Frame 1 (no input): blank canvas, image omitted
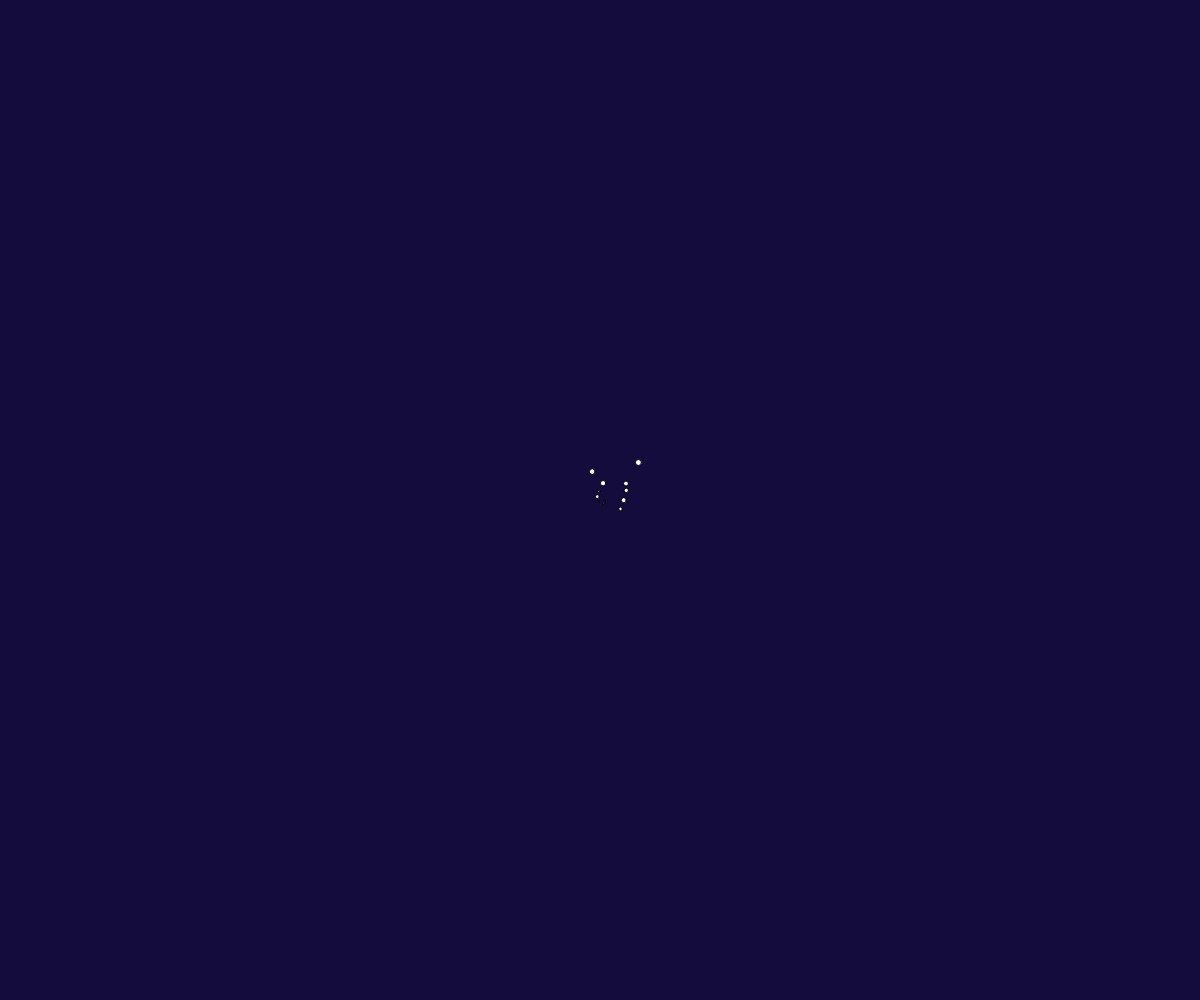
Frame 60 (no input)
Frame 120 (the mouse pressed at the canvas centre since frame 60): blank canvas, image omitted

The p5.js sketch that drew this single still picture (run headless with seeded random() and noise() and a simulated clock; from frame 60 on, the mouse is pressed at the canvas centre):

// p5.js sketch
// ── sketch.js
let estrelles = [];


function setup() {
    createCanvas(windowWidth, windowHeight);
}


function draw() {
    background(20, 12, 60);

    if ( Math.random() > 0.8  ) {  //Només algunes vegades creem una nova estrella
        let novaEstrella = {
//            x: Math.random() * width, //Valors entre 0 i width
//            y: Math.random() * height, //Valors entre 0 i height
            // Amb width/2 i height/2 fem que surtin del centre de la pantalla
            x: width / 2,
            y: height / 2,
            velx: Math.random() - 0.5, //Valors entre -0.5 i 0.5
            vely: Math.random() - 0.5, //Valors entre -0.5 i 0.5
            mida: 0
        }

        //Fiquem la nova estrella dins l'array on les guardem
        estrelles.push(novaEstrella);
    }
    
    //El codi pel moviment i dibuix l'agrupem dins una funció
    mouIDibuixaEstrelles();
}


function mouIDibuixaEstrelles() {
    
    // Fem servir un 'for' per recòrrer l'array i 
    // treballar amb cadascuna de les estrelles
    for ( let i=0; i < estrelles.length; i++) {
        
        //Fem que cada estrella es mogui segons la seva velocitat
        estrelles[i].x = estrelles[i].x + estrelles[i].velx;
        estrelles[i].y += estrelles[i].vely;
        
        //Fem que la velocitat augmenti una fracció cada vegada
        estrelles[i].velx += estrelles[i].velx*0.01;
        estrelles[i].vely += estrelles[i].vely*0.01;
        
        //Augmentem la mida cada vegada una mica
        estrelles[i].mida += 0.1;
        
        //Dibuixem l'estrella a la posició on estigui (la seva x i y)
        // i de la mida que tingui en aquell moment
        circle( estrelles[i].x, estrelles[i].y, estrelles[i].mida );
    }
    
}
